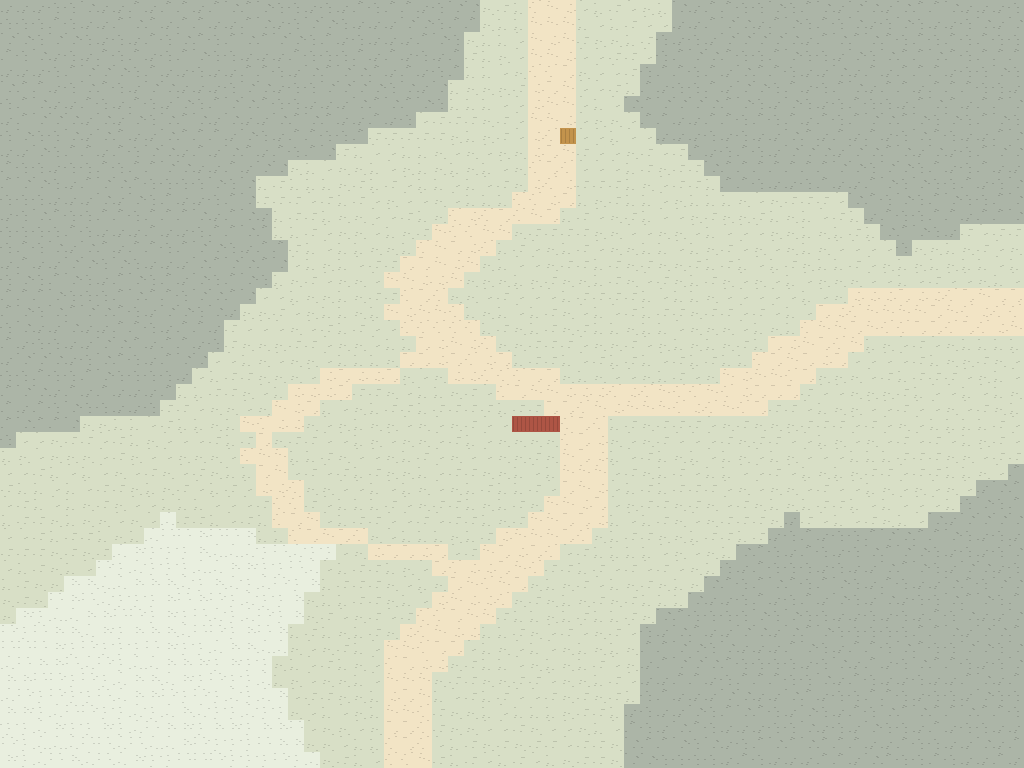

This game map was drawn from its Tiled (.tmx) file and the tilesets committed beside it. A one-line description and the trimmed map source follow:
An orthogonal 64x48 tile map with 16x16 px tiles, 3 tile layers (地形与水体, 道路 · 铺地与栈桥, 建筑与家具占地), 1 hidden layer not drawn and 12 objects (3x route, 3x 步行, hull, beacon, zone, ...).

<map version="1.10" tiledversion="1.10.2" orientation="orthogonal" renderorder="right-down" width="64" height="48" tilewidth="16" tileheight="16" infinite="0" nextlayerid="12" nextobjectid="13">
  <properties>
    <property name="地点" value="ArcticPassage_SledTrail" />
    <property name="图名" value="雪橇山路" />
    <property name="阶段" value="焕新版空间规划 / 01" />
    <property name="单位" value="1格 = 16设计像素；左上原点" />
    <property name="编辑说明" value="地形和道路用图块刷。交互与落点用对象工具。碰撞层默认隐藏，红格阻行。" />
  </properties>
  <tileset firstgid="1" source="../图块/制图色板.tsx" />
  <layer id="1" name="地形与水体" width="64" height="48">
    <data>[3072 cells, 3072 non-empty, 12 distinct tile ids]</data>
  </layer>
  <layer id="2" name="道路 · 铺地与栈桥" width="64" height="48">
    <data>[3072 cells, 317 non-empty, 4 distinct tile ids]</data>
  </layer>
  <layer id="3" name="建筑与家具占地" width="64" height="48">
    <data>[3072 cells, 4 non-empty, 4 distinct tile ids]</data>
  </layer>
  <layer id="4" name="碰撞 · 红格阻行" width="64" height="48" visible="0" opacity=".55">
    <data>[3072 cells, 1250 non-empty, 4 distinct tile ids]</data>
  </layer>
  <objectgroup id="5" name="建筑 · 轮廓与用途" color="#5f5b4b" visible="0">
    <object id="1" name="停放木橇" type="hull" x="512" y="416" width="48" height="16">
      <properties>
        <property name="用途" value="街道家具与地标；占地计入碰撞" />
      </properties>
    </object>
    <object id="2" name="山口标杆" type="beacon" x="560" y="128" width="16" height="16">
      <properties>
        <property name="用途" value="街道家具与地标；占地计入碰撞" />
      </properties>
    </object>
  </objectgroup>
  <objectgroup id="6" name="专题 · 开发区与季节活动" color="#8b7542" visible="0">
    <object id="3" name="回声冰碛" type="zone" x="192" y="384" width="144" height="112">
      <properties>
        <property name="设计" value="新增。绕入外圈，于岩壁前停留听风并在手记记录。" />
      </properties>
    </object>
  </objectgroup>
  <objectgroup id="7" name="步道 · 中心线与宽度" color="#9a693d" visible="0">
    <object id="4" name="path 1" type="route" x="408.0" y="760.0">
      <properties>
        <property name="宽度_格" value="3" />
      </properties>
      <polyline points="0.0,0.0 0.0,-96.0 96.0,-192.0 176.0,-256.0 176.0,-352.0 64.0,-400.0 0.0,-464.0 64.0,-528.0 144.0,-560.0 144.0,-752.0" />
    </object>
    <object id="5" name="path 2" type="route" x="584.0" y="408.0">
      <properties>
        <property name="宽度_格" value="3" />
      </properties>
      <polyline points="0.0,0.0 160.0,-16.0 288.0,-96.0 432.0,-96.0" />
    </object>
    <object id="6" name="path 3" type="route" x="472.0" y="360.0">
      <properties>
        <property name="宽度_格" value="2" />
      </properties>
      <polyline points="0.0,0.0 -144.0,32.0 -224.0,80.0 -176.0,160.0 -32.0,192.0 32.0,208.0" />
    </object>
  </objectgroup>
  <objectgroup id="8" name="玩法 · 站位与交互说明" color="#944b3c">
    <object id="7" name="失物木橇" type="任务" x="552.0" y="472.0">
      <properties>
        <property name="用途" value="找回犬队绑扎工具" />
        <property name="站位" value="34,29" />
      </properties>
      <point />
    </object>
    <object id="8" name="回声冰碛" type="拓展" x="248.0" y="440.0">
      <properties>
        <property name="用途" value="新增折返步道，听风并记录层状冰碛" />
        <property name="站位" value="15,27" />
      </properties>
      <point />
    </object>
    <object id="9" name="风口石堆" type="观察" x="552.0" y="136.0">
      <properties>
        <property name="用途" value="石堆标出冰川方向，风雪仍可徒步" />
        <property name="站位" value="34,8" />
      </properties>
      <point />
    </object>
  </objectgroup>
  <objectgroup id="9" name="连接 · 触发与目的地" color="#2c6973" visible="0">
    <object id="10" name="往 河桥苔原" type="步行" x="384" y="752" width="48" height="16">
      <properties>
        <property name="条件" value="全年开放" />
        <property name="中心格" value="25,47" />
        <property name="目标地点" value="Tundra" />
        <property name="目标落点" value="25,3" />
        <property name="本侧落点" value="25,44" />
      </properties>
    </object>
    <object id="11" name="往 背风营地" type="步行" x="1008" y="288" width="16" height="48">
      <properties>
        <property name="条件" value="全年开放" />
        <property name="中心格" value="63,19" />
        <property name="目标地点" value="WinterCamp" />
        <property name="目标落点" value="42,3" />
        <property name="本侧落点" value="60,19" />
      </properties>
    </object>
    <object id="12" name="往 冰川前缘" type="步行" x="528" y="0" width="48" height="16">
      <properties>
        <property name="条件" value="全年开放" />
        <property name="中心格" value="34,0" />
        <property name="目标地点" value="Glacier" />
        <property name="目标落点" value="34,44" />
        <property name="本侧落点" value="34,3" />
      </properties>
    </object>
  </objectgroup>
  <objectgroup id="10" name="日程 · 候选停留点" color="#4b714c" visible="0" />
  <objectgroup id="11" name="节日 · 六人站位" color="#a95730" visible="0" />
</map>
